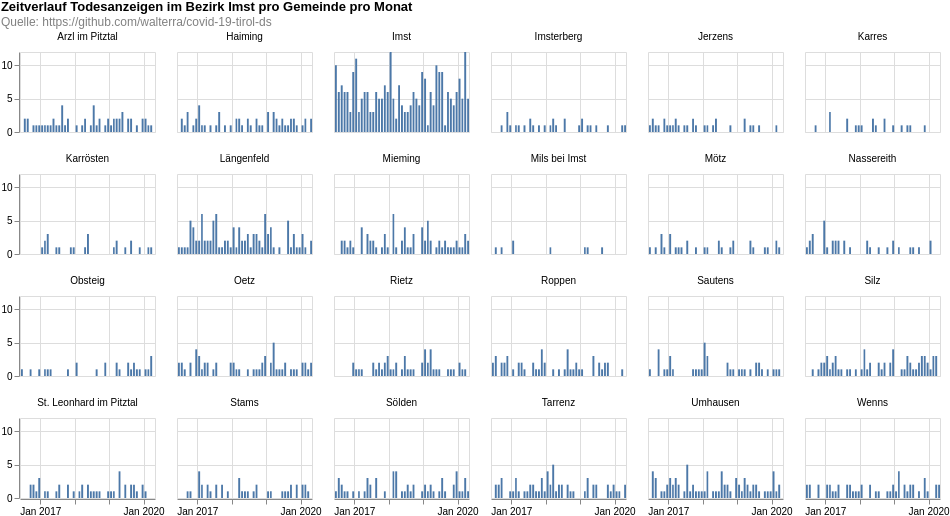

Specify this chart in Vega-Lite:
### Vega-Lite specification from a JSON file in a GitHub repository (floating-point values rounded to 4 significant figures; data arrays with more than 128 entries replaced by an {"elided": "..."} marker saying what was removed)
{"$schema": "https://vega.github.io/schema/vega-lite/v4.8.1.json", "columns": 6, "config": {"view": {"continuousHeight": 300, "continuousWidth": 400}}, "data": {"name": "data-4553aa80e1a51f65863415e359a52c4e"}, "datasets": {"data-4553aa80e1a51f65863415e359a52c4e": {"elided": "1309 records"}}, "facet": {"field": "municipaly", "title": null, "type": "nominal"}, "padding": 0, "spec": {"layer": [{"encoding": {"tooltip": [{"field": "date", "timeUnit": "yearmonth", "type": "temporal"}, {"aggregate": "sum", "field": "count", "type": "quantitative"}], "x": {"field": "date", "timeUnit": "yearmonth", "title": null, "type": "temporal"}, "y": {"aggregate": "sum", "field": "count", "title": null, "type": "quantitative"}}, "height": 80, "mark": "bar", "width": 135}]}, "title": {"color": "black", "subtitle": ["Quelle: https://github.com/walterra/covid-19-tirol-ds"], "subtitleColor": "gray", "text": ["Zeitverlauf Todesanzeigen im Bezirk Imst pro Gemeinde pro Monat"]}}
